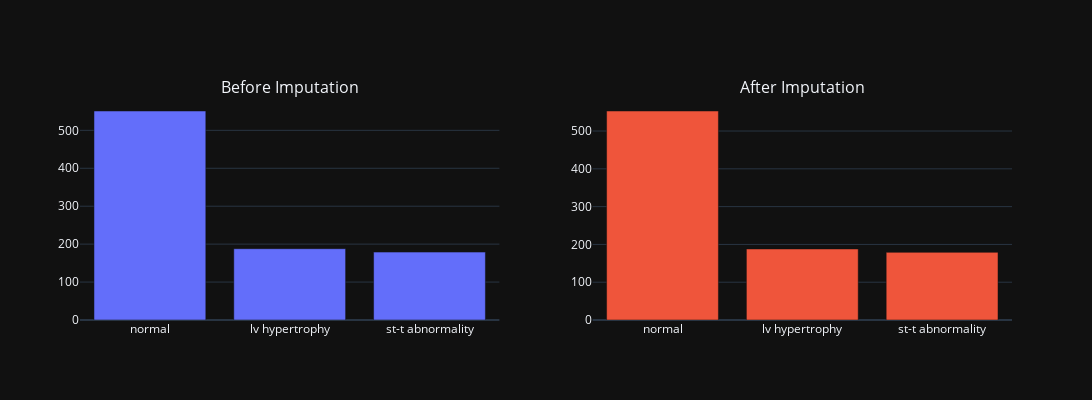

Notebook code cell kept with this figure:
### Markdown cell above
#### Analysing with the columns in <i>'categorical_cols_mcar'</i>

### Code cell
import plotly.graph_objs as go
from plotly.subplots import make_subplots

# Create a new column for the NaN values
for col in categorical_cols_mcar:
    df[f'{col}_nan'] = df[col].isnull().astype(int)

# Create a figure with two subplots
fig = make_subplots(rows=1, cols=2, subplot_titles=['Before Imputation', 'After Imputation'])

# Loop through each column and create a count plot
for col in categorical_cols_mcar:
    # Before imputation
    counts_before = df[col].value_counts()
    fig.add_trace(go.Bar(x=counts_before.index, y=counts_before.values), row=1, col=1)
    
    # Impute missing values with the most frequent value
    most_frequent_value = df[col].mode()[0]
    df[col] = df[col].fillna(most_frequent_value)
    
    # After imputation
    counts_after = df[col].value_counts()
    fig.add_trace(go.Bar(x=counts_after.index, y=counts_after.values), row=1, col=2)

# Update the layout
fig.update_layout(height=400, width=1500, template='plotly_dark', showlegend=False)

# Show the plot
fig.show()

### Figure 1 — Plotly figure (JSON) as saved in the notebook; plotly's stock layout.template omitted (floating-point values rounded to 4 significant figures)
{"data": [{"type": "bar", "x": ["normal", "lv hypertrophy", "st-t abnormality"], "xaxis": "x", "y": [551, 188, 179], "yaxis": "y"}, {"type": "bar", "x": ["normal", "lv hypertrophy", "st-t abnormality"], "xaxis": "x2", "y": [553, 188, 179], "yaxis": "y2"}], "layout": {"annotations": [{"font": {"size": 16}, "showarrow": false, "text": "Before Imputation", "x": 0.225, "xanchor": "center", "xref": "paper", "y": 1, "yanchor": "bottom", "yref": "paper"}, {"font": {"size": 16}, "showarrow": false, "text": "After Imputation", "x": 0.775, "xanchor": "center", "xref": "paper", "y": 1, "yanchor": "bottom", "yref": "paper"}], "height": 400, "showlegend": false, "width": 1500, "xaxis": {"anchor": "y", "domain": [0, 0.45]}, "xaxis2": {"anchor": "y2", "domain": [0.55, 1]}, "yaxis": {"anchor": "x", "domain": [0, 1]}, "yaxis2": {"anchor": "x2", "domain": [0, 1]}}}
